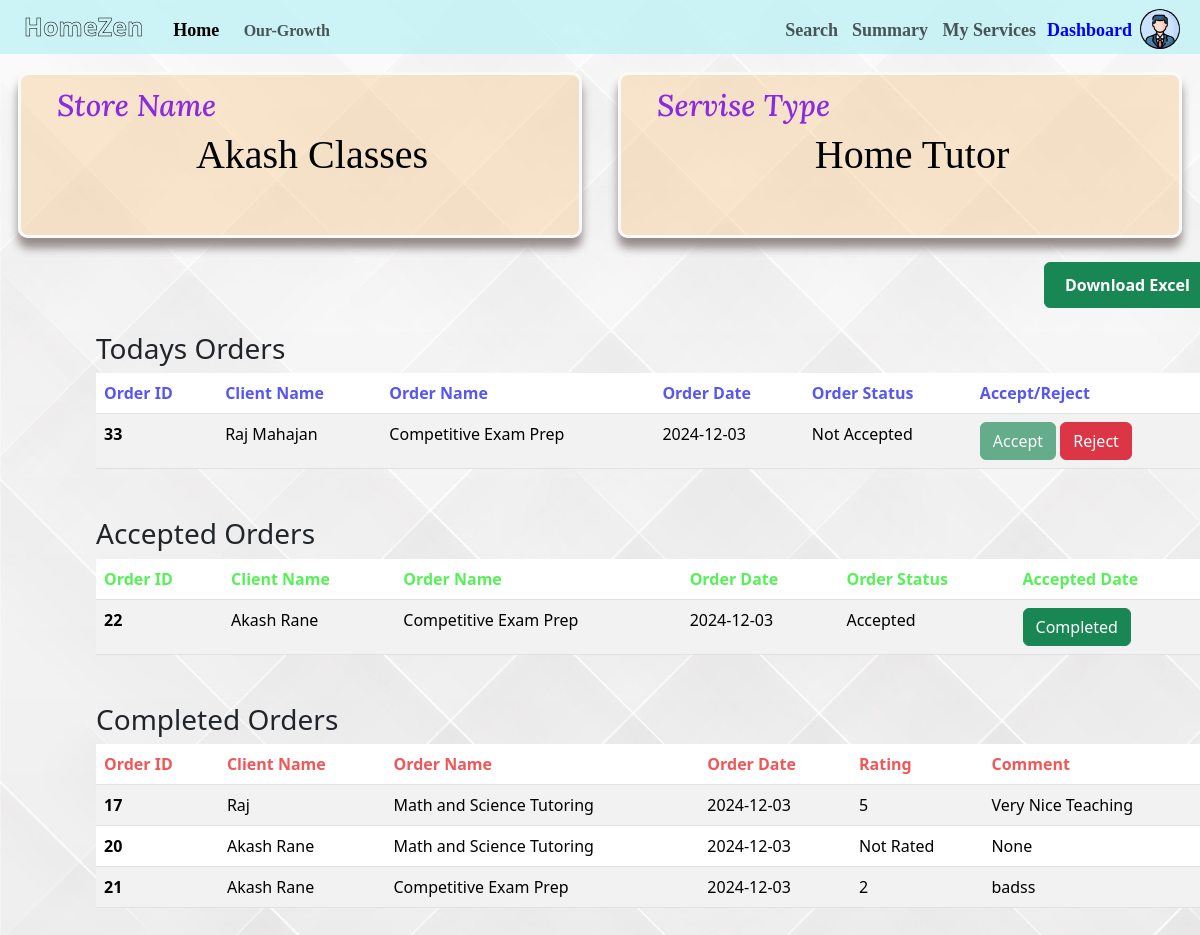
The app's page /dashboard (signed in) with its own data.
### models.py (models this page shows, shortened)
class Proffessional(db.Model):
    __tablename__ = 'proffessional'
    proffessional_id = db.Column(db.Integer, primary_key=True, autoincrement=True)
    proffessional_user_id = db.Column(db.Integer,db.ForeignKey('user.user_id'))
    proffessional_company_name = db.Column(db.String(100))
    proffessional_date_created = db.Column(db.DateTime, default=dt.now())
    proffessional_email = db.Column(db.String(100))
    proffessional_description = db.Column(db.String(100))
    proffessional_Service_type = db.Column(db.String(100))
    proffessional_years_of_experience = db.Column(db.Numeric(100))
    proffessional_photo = db.Column(db.String(100), default='static/default2.jpg')
    proffessional_location = db.Column(db.String(100))
    proffessional_pincode = db.Column(db.String(100))
    proffessional_rating = db.Column(db.DECIMAL(10, 2), default=0.00)
    proffessional_available = db.Column(db.Boolean, default=True)
    proffessional_flaged = db.Column(db.Boolean, default=False)
    user = db.relationship('User', backref=db.backref('proffessional', lazy=True))

class User(UserMixin, db.Model):
    __tablename__ = 'user'
    user_id= db.Column(db.Integer, primary_key=True, autoincrement=True)
    user_name = db.Column(db.String(100), unique=False , nullable=False)
    user_handle = db.Column(db.String(100), unique=True , nullable=False)
    user_password = db.Column(db.String(100) , nullable=False)
    user_email = db.Column(db.String(100) , nullable=False)
    user_role = db.Column(db.Numeric())

class Order(db.Model):
    __tablename__ = 'order'
    order_id = db.Column(db.Integer, primary_key=True, autoincrement=True)
    order_service_id = db.Column(db.Integer, db.ForeignKey('service.service_id') , nullable=False)
    order_client_id = db.Column(db.Integer, db.ForeignKey('client.client_user_id') , nullable=False)
    order_proffessional_id = db.Column(db.Integer, db.ForeignKey('proffessional.proffessional_user_id') , nullable=False)
    order_name = db.Column(db.String(100) , nullable=False)
    order_status = db.Column(db.String(100),default='Not Accepted' , nullable=False)
    order_date_created = db.Column(db.DateTime, default=dt.now() , nullable=False)
    order_date_accepted = db.Column(db.DateTime)
    order_date_completed = db.Column(db.DateTime)
    order_payment_amount = db.Column(db.Numeric(100) , nullable=False)
    order_flaged = db.Column(db.Boolean, default=False)
    service = db.relationship('Service', backref=db.backref('orders', lazy=True))

class Review(db.Model):
    __tablename__ = 'review'
    review_id = db.Column(db.Integer, primary_key=True, autoincrement=True)
    review_order_id = db.Column(db.Integer, db.ForeignKey('order.order_id'))
    review_rating = db.Column(db.Numeric(100) , nullable=False)
    review_comment = db.Column(db.String(100) , nullable=False)
    review_date_created = db.Column(db.DateTime, default=dt.now() , nullable=False)
    review_flaged = db.Column(db.Boolean, default=False)
    order = db.relationship('Order', backref=db.backref('reviews', lazy=True))

### routes.py (the view, shortened to what this page needs)
@routes.route('/dashboard', methods=['GET','POST'])
@login_required
def dashboard():
    Client_this = Client.query.filter_by(client_user_id=current_user.user_id).first()
    if current_user.user_role == 1:
        if request.method == 'POST':
            if request.form.get('form_type') == "Completed":
                order_id = request.form.get('order_id')
                order = Order.query.filter_by(order_id=order_id).first()
                if order:
                    order.order_status = "Completed"
                    Client_this.client_total_spend += order.order_payment_amount
                    order.order_date_completed = dt.now()
                    db.session.commit()
                    flash('Order Completed successfully', 'success')
                else:
                    flash('Order not found', 'danger')
                return redirect(url_for('routes.dashboard'))
            elif request.form.get('form_type') == "Review":
                order_id = request.form.get('order_id')
                order = Order.query.filter_by(order_id=order_id).first()
                comment = request.form.get('comment')
                if comment == "":
                    comment = "---"
                if order:
                    new_review = Review(
                        review_order_id=order.order_id,
                        review_rating=request.form.get('rating'),
                        review_comment=comment
                    )
                    db.session.add(new_review)
                    db.session.commit()
                    flash('Review added successfully', 'success')
                else:
                    flash('Order not found', 'danger')
                return redirect(url_for('routes.dashboard'))
        Ranks = db.session.query(
                Client,
                Client.client_user_id,
                Client.client_total_spend,
                User.user_name
            ).join(
                User,
                Client.client_user_id == User.user_id
            ).order_by(Client.client_total_spend.desc()).all()
        Rank_No = 0
        for Rank in Ranks:
            Rank_No+=1
            if Rank.client_user_id == current_user.user_id:
                break
        Order_this = Order.query.filter_by(order_client_id=Client_this.client_user_id).all()
        ordered = 0
        count = 0
        orders = db.session.query(
                Order,
                Order.order_id,
                Order.order_name,
                Order.order_payment_amount,
                Order.order_date_created,
                Order.order_date_accepted,
                Order.order_date_completed,
                Order.order_status,
                Order.order_flaged,
                Review.review_rating,
                Review.review_comment,
                Proffessional.proffessional_company_name
            ).join(
                Proffessional,
                Order.order_proffessional_id == Proffessional.proffessional_user_id
            ).outerjoin(
                Review,
                Order.order_id == Review.review_order_id
            ).filter(
                Order.order_client_id == current_user.user_id
            ).order_by(Order.order_id.desc()).all()
        if Order_this:
            ordered =1
            for ord in Order_this:
                count += 1
        return render_template('client_dashboard.html', client=Client_this ,order=Order_this, ordered=ordered,count=count, orders_all=orders,Rank_No=Rank_No)
    elif current_user.user_role == 2:
        Proffessional_this = Proffessional.query.filter_by(proffessional_user_id=current_user.user_id).first()
        Order_this = db.session.query(
                        Order,
                        Order.order_id,
                        Order.order_name,
                        Order.order_payment_amount,
                        Order.order_date_created,
                        Order.order_date_accepted,
                        Order.order_date_completed,
                        Order.order_status,
                        Order.order_flaged,
                        Review.review_rating,
                        Review.review_comment,
                        User.user_name
                    ).join(
                        User,
                        Order.order_client_id == User.user_id
                    ).outerjoin(
                        Review,
                        Order.order_id == Review.review_order_id
                    ).filter(
                        Order.order_proffessional_id == current_user.user_id
                    ).all()
        flag = True
        for ord in Order_this:
            if ord.order_status == "Accepted":
                flag = False
                break
        if flag == False:
            Proffessional_this.proffessional_available = False
            db.session.commit()
        else:
            Proffessional_this.proffessional_available = True
            db.session.commit()
        rating = db.session.query(
            Review.review_rating,
            func.count(Review.review_id).label('count')
        ).join(
            Order,
            Review.review_order_id == Order.order_id
        ).join(
            Service,
            Order.order_service_id == Service.service_id
        ).join(
            Proffessional,
            Service.service_proffessional_id == Proffessional.proffessional_user_id
        ).filter(
            Proffessional.proffessional_user_id == current_user.user_id,
            Review.review_flaged == False
        ).group_by(
            Review.review_rating
        ).all()
        Sum =0
        c=0
        rating_dict = {1: 0, 2: 0, 3: 0, 4: 0, 5: 0}
        Average = 0
        for rate, count in rating:
            rating_dict[int(rate//1)] = count
            Sum += rate * count
            c += count
        if Sum != 0:
            Average = Sum/c
        proffessional = Proffessional.query.filter_by(proffessional_user_id=current_user.user_id).first()
        if Average != 0:
            proffessional.proffessional_rating = Average
            Average = 0
            db.session.commit()
        return render_template('proffessional_dashboard.html', proffessional=Proffessional_this,orders=Order_this)
    else:
        return render_template('Error.html')

### templates/proffessional_dashboard.html (shortened to what this page needs)
{% extends 'index1.html' %}
{% block body1 %}
<div class="col-2 head">
    <div class="container col d-inline sig1">
        <div class="row sig">
            <div class="col-md-12">
                <h1 class="lora" style="font-size:30px">Store Name</h1>
                <h2 style="display: flex; justify-content: center;">
                {% if proffessional.proffessional_company_name == "None" %}
                    <h4 style="color: red; font-size: 15px;">*Please Complete your Profile</h4>
                {% else %}
                    {{proffessional.proffessional_company_name}}
                {% endif %}
                </h2>
            </div>
        </div>
    </div>
    <div class="container col d-inline sig1">
        <div class="row sig">
            <div class="col-md-12">
                <h1 class="lora" style="font-size:30px">Servise Type</h1>
                <h2 style="display: flex; justify-content: center;">
                {% if proffessional.proffessional_company_name == "None" %}
                    <h4 style="color: red; font-size: 15px;">*Please Complete your Profile</h4>
                {% else %}
                    {{proffessional.proffessional_Service_type}}
                {% endif %}</h2>
            </div>
        </div>
    </div>
</div>
<div class="excel-btn">
    <form method="post" action="/dashboard">
        <button type="submit" class="btn btn-success">
             Download Excel
        </button>
    </form>
</div>
<div class="container" style="margin: 3vh 7vw 6vh 7vw;">
    <h3>Todays Orders</h3>
    <div>
        <table class="table table-striped">
            <thead>
                <tr>
                    <th id="TO" scope="col">Order ID</th>
                    <th id="TO" scope="col">Client Name</th>
                    <th id="TO" scope="col">Order Name</th>
                    <th id="TO" scope="col">Order Date</th>
                    <th id="TO" scope="col">Order Status</th>
                    <th id="TO" scope="col">Accept/Reject</th>
                </tr>
            </thead>
            <tbody>
                {% for order in orders %}
                {% if order.order_status =='Not Accepted' %}
                <tr class="{{ 'flagged-row' if order.order_flaged else '' }}">
                    <th scope="row">{{order.order_id}}</th>
                    <td>{{order.user_name}}</td>
                    <td>{{order.order_name}}</td>
                    <td>{{order.order_date_created.strftime('%Y-%m-%d')}}</td>
                    <td>{{order.order_status}}</td>
                    <td>
                        <div style="display: inline;">
                            <form method="post" action="/dashboard" style="display: inline;">
                                <fieldset {{'disabled' if proffessional.proffessional_available == False else '' }} style="display: inline;">
                                    <button type="submit" class="btn btn-success">Accept</button>
                                </fieldset>
                            </form>
                            <form method="post" action="/dashboard" style="display: inline;">
                                <button type="submit" class="btn btn-danger">Reject</button>
                            </form>
                        </div>
                    </td>
                </tr>
                {% endif %}
                {% endfor %}
            </tbody>
        </table>
    </div>
</div>
<div class="container" style="margin: 3vh 7vw 6vh 7vw;">
    <h3>Accepted Orders</h3>
    <div>
        <table class="table table-striped">
            <thead>
                <tr >
                    <th id="AO" scope="col">Order ID</th>
                    <th id="AO" scope="col">Client Name</th>
                    <th id="AO" scope="col">Order Name</th>
                    <th id="AO" scope="col">Order Date</th>
                    <th id="AO" scope="col">Order Status</th>
                    <th id="AO" scope="col">Accepted Date</th>
                </tr>
            </thead>
            <tbody>
                {% for order in orders %}
                {% if order.order_status =='Accepted' %}
                <tr class="{{ 'flagged-row' if order.order_flaged else '' }}">
                    <th scope="row">{{order.order_id}}</th>
                    <td>{{order.user_name}}</td>
                    <td>{{order.order_name}}</td>
                    <td>{{order.order_date_created.strftime('%Y-%m-%d')}}</td>
                    <td>{{order.order_status}}</td>
                    <td>
                        <form method="post" action="/dashboard">
                            <button {{ 'disabled' if order.order_flaged else '' }} type="submit" class="btn btn-success">Completed</button>
                        </form>
                    </td>
                </tr>
                {% endif %}
                {% endfor %}
            </tbody>
        </table>
    </div>
</div>
<div class="container" style="margin: 3vh 7vw 6vh 7vw;">
    <h3>Completed Orders</h3>
    <div>
        <table class="table table-striped">
            <thead>
                <tr>
                    <th id="CO" scope="col">Order ID</th>
                    <th id="CO" scope="col">Client Name</th>
                    <th id="CO" scope="col">Order Name</th>
                    <th id="CO" scope="col">Order Date</th>
                    <th id="CO" scope="col">Rating</th>
                    <th id="CO" scope="col">Comment</th>
                </tr>
            </thead>
            <tbody>
                {% for order in orders %}
                {% if order.order_status =='Completed' %}
                <tr class="{{ 'flagged-row' if order.order_flaged else '' }}">
                    <th scope="row">{{order.order_id}}</th>
                    <td>{{order.user_name}}</td>
                    <td>{{order.order_name}}</td>
                    <td>{{order.order_date_created.strftime('%Y-%m-%d')}}</td>
                    <td>{{order.review_rating//1 if order.review_rating != None else 'Not Rated' }}</td>
                    <td>{{order.review_comment}}</td>
                </tr>
                {% endif %}
                {% endfor %}
            </tbody>
        </table>
    </div>
</div>
{% endblock %}

### records on screen
Proffessional: proffessional_company_name "Akash Classes", proffessional_Service_type "Home Tutor"
User: order_id "33", user_name "Raj Mahajan", order_name "Competitive Exam Prep", order_date_created "2024-12-03", order_status "Not Accepted"
User: order_id "22", user_name "Akash Rane", order_name "Competitive Exam Prep", order_date_created "2024-12-03", order_status "Accepted", order_id "20", order_name "Math and Science Tutoring", review_rating "Not Rated", review_comment "None"
Review: order_id "17", user_name "Raj", order_name "Math and Science Tutoring", order_date_created "2024-12-03", review_rating "5", review_comment "Very Nice Teaching"
Review: order_id "21", user_name "Akash Rane", order_name "Competitive Exam Prep", order_date_created "2024-12-03", review_rating "2", review_comment "badss"
